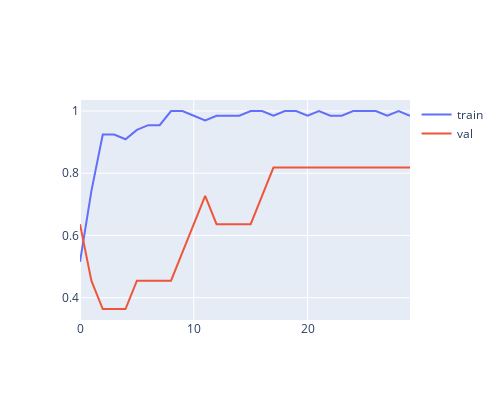

Notebook code cell kept with this figure:
### Code cell
fig = go.Figure()
epochs = []
for i in range(len(history.history['acc'])):
    epochs.append(i)
fig.add_trace(go.Scatter(x=epochs,y=history.history['acc'], mode='lines',name='train'))
fig.add_trace(go.Scatter(x=epochs,y=history.history['val_acc'], mode='lines',name='val'))
fig.update_layout({
        'width': 500, 
        'height': 400

})
fig.show()

### Figure 1 — Plotly figure (JSON) as saved in the notebook; plotly's stock layout.template omitted (floating-point values rounded to 4 significant figures)
{"data": [{"mode": "lines", "name": "train", "type": "scatter", "x": [0, 1, 2, 3, 4, 5, 6, 7, 8, 9, 10, 11, 12, 13, 14, 15, 16, 17, 18, 19, 20, 21, 22, 23, 24, 25, 26, 27, 28, 29], "y": [0.5152, 0.7424, 0.9242, 0.9242, 0.9091, 0.9394, 0.9545, 0.9545, 1, 1, 0.9848, 0.9697, 0.9848, 0.9848, 0.9848, 1, 1, 0.9848, 1, 1, 0.9848, 1, 0.9848, 0.9848, 1, 1, 1, 0.9848, 1, 0.9848]}, {"mode": "lines", "name": "val", "type": "scatter", "x": [0, 1, 2, 3, 4, 5, 6, 7, 8, 9, 10, 11, 12, 13, 14, 15, 16, 17, 18, 19, 20, 21, 22, 23, 24, 25, 26, 27, 28, 29], "y": [0.6364, 0.4545, 0.3636, 0.3636, 0.3636, 0.4545, 0.4545, 0.4545, 0.4545, 0.5455, 0.6364, 0.7273, 0.6364, 0.6364, 0.6364, 0.6364, 0.7273, 0.8182, 0.8182, 0.8182, 0.8182, 0.8182, 0.8182, 0.8182, 0.8182, 0.8182, 0.8182, 0.8182, 0.8182, 0.8182]}], "layout": {"height": 400, "width": 500}}
